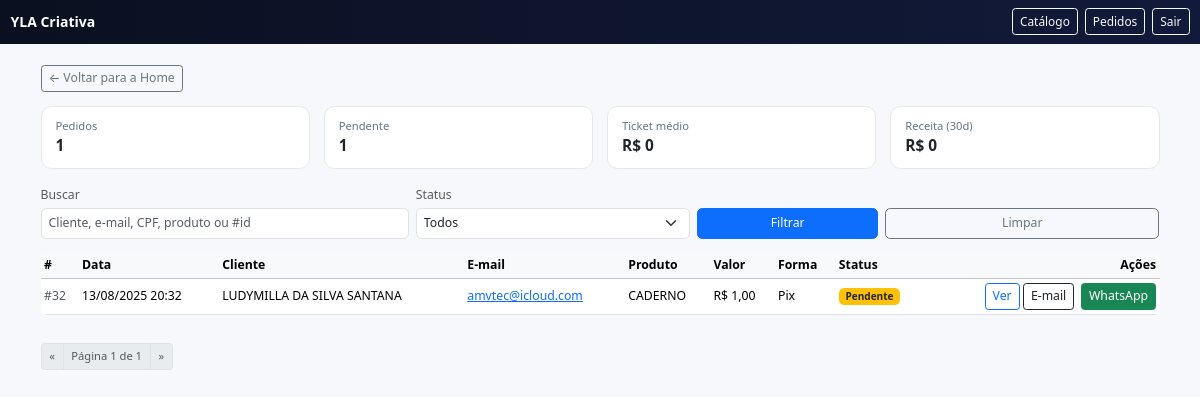
/pedidos/ (signed in), run on an earlier commit of the app's database.
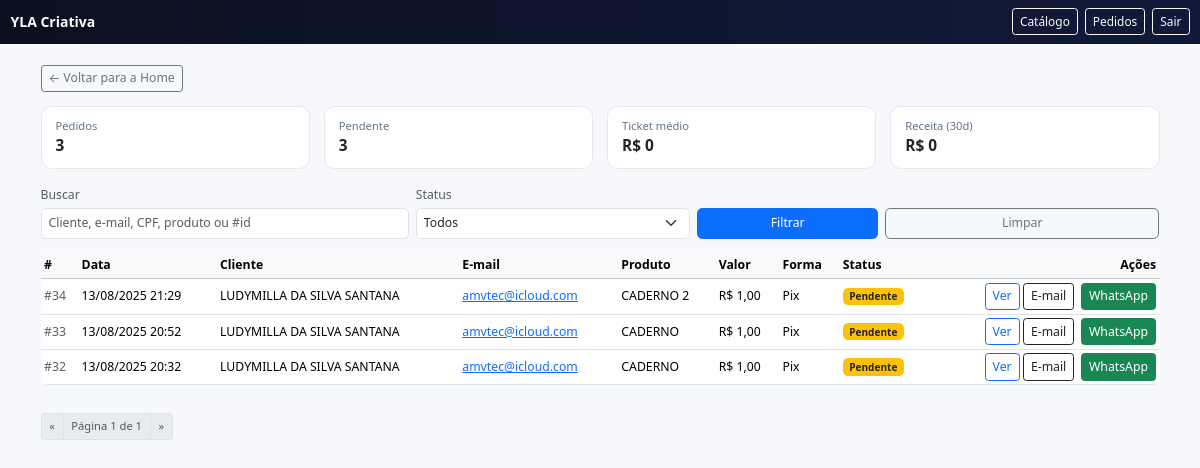
And on a later commit of the database.
### vendas/models.py (models this page shows, shortened)
class Order(models.Model):
    STATUS = [
        ("pending", "Pendente"),
        ("paid", "Pago"),
        ("cancelled", "Cancelado"),
    ]
    PAYMENT_TYPE = [
        ("pix", "Pix"),
        ("card", "Cartão"),
    ]
    product = models.ForeignKey('Product', on_delete=models.PROTECT, related_name="orders")
    customer = models.ForeignKey('Customer', on_delete=models.PROTECT, related_name="orders")
    amount = models.DecimalField("Valor", max_digits=10, decimal_places=2)
    status = models.CharField("Status", max_length=10, choices=STATUS, default="pending", db_index=True)
    payment_type = models.CharField("Forma de pagamento", max_length=10, choices=PAYMENT_TYPE, default="pix", db_index=True)
    created_at = models.DateTimeField(auto_now_add=True)
    expires_at = models.DateTimeField("Expira em", default=default_order_expiry)
    gateway = models.CharField(max_length=40, default="mercadopago")
    preference_id = models.CharField(max_length=120, blank=True)
    external_ref = models.CharField(max_length=120, blank=True, help_text="Ex: order-<id>")
    payment_id = models.CharField("MP Payment ID", max_length=64, blank=True, null=True, unique=True)
    pix_qr_code = models.TextField("Pix copia-e-cola", blank=True)
    pix_qr_base64 = models.TextField("QR base64", blank=True)
    pix_ticket_url = models.URLField("Ticket URL", blank=True)
    installments = models.PositiveIntegerField("Parcelas", default=1)
    card_brand = models.CharField("Bandeira", max_length=20, blank=True)
    card_last4 = models.CharField("Final", max_length=4, blank=True)
    card_holder = models.CharField("Titular", max_length=120, blank=True)
    class Meta:
        ordering = ["-created_at"]
        indexes = [
            models.Index(fields=["status"]),
            models.Index(fields=["payment_type"]),
            models.Index(fields=["created_at"]),
            models.Index(fields=["product", "status"]),
        ]

class Customer(models.Model):
    full_name = models.CharField("Nome completo", max_length=160)
    cpf = models.CharField("CPF", max_length=14, unique=True)  # salvo formatado 000.000.000-00
    email = models.EmailField("E-mail")
    phone = models.CharField("Telefone/WhatsApp", max_length=30, blank=True)  # salvo em E.164 (+55...)
    created_at = models.DateTimeField(auto_now_add=True)
    class Meta:
        ordering = ["-created_at"]

class Product(models.Model):
    title = models.CharField("Título", max_length=160)
    slug = models.SlugField(unique=True, max_length=180, editable=False)
    checkout_token = models.UUIDField(default=uuid.uuid4, editable=False, unique=True)
    description = models.TextField("Descrição", blank=True)
    image = models.ImageField(
        "Imagem",
        upload_to="produtos/imagens/",
        blank=True, null=True,
        **IMAGE_STORAGE_KW,
    )
    video_url = models.URLField("Vídeo (URL)", blank=True)
    digital_file = models.FileField(
        "Arquivo digital",
        upload_to="produtos/arquivos/",
        blank=True, null=True,
        **RAW_STORAGE_KW,
    )
    price = models.DecimalField("Preço (R$)", max_digits=10, decimal_places=2)
    promo_active = models.BooleanField("Promoção ativa?", default=False)
    promo_price = models.DecimalField(
        "Preço promocional (R$)", max_digits=10, decimal_places=2, blank=True, null=True
    )
    active = models.BooleanField("Ativo", default=True)
    created_at = models.DateTimeField(auto_now_add=True)
    class Meta:
        ordering = ["-created_at"]

### vendas/views.py (the view, shortened to what this page needs)
# urls.py: path("pedidos/", views.orders_list, name="orders_list"),
@staff_member_required
def orders_list(request):
    qs = (
        Order.objects
        .select_related("product", "customer")
        .order_by("-created_at")
    )
    status = (request.GET.get("status") or "").lower()
    if status in {"pending", "paid", "cancelled"}:
        qs = qs.filter(status=status)
    q = (request.GET.get("q") or "").strip()
    paginator = Paginator(qs, 20)
    page_obj = paginator.get_page(request.GET.get("page"))
    last_30 = timezone.now() - timedelta(days=30)
    receita_30 = (
        Order.objects.filter(status="paid", created_at__gte=last_30)
        .aggregate(total=Coalesce(Sum("amount"), Value(0, output_field=DecimalField(max_digits=12, decimal_places=2))))
        .get("total") or Decimal("0")
    )
    paid_agg = (
        Order.objects.filter(status="paid")
        .aggregate(
            total=Coalesce(Sum("amount"), Value(0, output_field=DecimalField(max_digits=12, decimal_places=2))),
            qtd=Coalesce(Count("id"), Value(0))
        )
    )
    ticket_medio = Decimal("0")
    if paid_agg["qtd"]:
        ticket_medio = (paid_agg["total"] / Decimal(paid_agg["qtd"])).quantize(Decimal("0.01"))
    counts = {
        "todos": Order.objects.count(),
        "pending": Order.objects.filter(status="pending").count(),
        "paid": Order.objects.filter(status="paid").count(),
        "cancelled": Order.objects.filter(status="cancelled").count(),
    }
    ctx = {
        "orders": page_obj,
        "page_obj": page_obj,
        "q": q,
        "status": status,
        "counts": counts,
        "receita_30": receita_30,
        "ticket_medio": ticket_medio,
    }
    return render(request, "vendas/orders_list.html", ctx)

### vendas/context_processors.py (called while the page is built)
def company(request):
    c = Company.objects.filter(active=True).order_by("-created_at").first()
    return {"company": c}

### vendas/templates/vendas/orders_list.html (shortened to what the changed rows need)
<!doctype html>
<html lang="pt-br">
<head>
  <link href="https://cdn.jsdelivr.net/npm/bootstrap@5.3.3/dist/css/bootstrap.min.css" rel="stylesheet" />
</head>
<body>
<main class="container py-4">
  <div class="row g-3 mb-3">
    <div class="col-6 col-md-3">
      <div class="kpi">
        <div class="small">Pedidos</div>
        <div class="val">{{ counts.todos }}</div>
      </div>
    </div>
    <div class="col-6 col-md-3">
      <div class="kpi">
        <div class="small">Pendente</div>
        <div class="val">{{ counts.pending }}</div>
      </div>
    </div>
  </div>
  {% if orders %}
    <div class="table-responsive">
      <table class="table table-sm table-hover bg-white rounded-3 overflow-hidden align-middle">
        <thead class="table-light">
          <tr>
            <th>#</th>
            <th>Data</th>
            <th>Cliente</th>
            <th>E-mail</th>
            <th>Produto</th>
            <th>Valor</th>
            <th>Forma</th>
            <th>Status</th>
            <th class="text-end">Ações</th>
          </tr>
        </thead>
        <tbody>
          {% for o in orders %}
            <tr>
              <td class="text-muted">#{{ o.id }}</td>
              <td>{{ o.created_at|date:"d/m/Y H:i" }}</td>
              <td>{{ o.customer.full_name }}</td>
              <td><a href="mailto:{{ o.customer.email }}">{{ o.customer.email }}</a></td>
              <td class="text-truncate" style="max-width:240px;">{{ o.product.title }}</td>
              <td>R$ {{ o.amount }}</td>
              <td>{{ o.get_payment_type_display }}</td>
              <td>
                {% if o.status == 'paid' %}
                  <span class="badge bg-success">Pago</span>
                {% elif o.status == 'pending' %}
                  <span class="badge bg-warning text-dark">Pendente</span>
                {% else %}
                  <span class="badge bg-secondary">Cancelado</span>
                {% endif %}
              </td>
              <td class="text-end">
                {% if o.payment_type == 'pix' %}
                  <a class="btn btn-sm btn-outline-primary" href="{% url 'payment_pending' o.id %}">Ver</a>
                {% else %}
                  <a class="btn btn-sm btn-outline-primary" href="{% url 'pay_card' o.id %}">Checkout</a>
                {% endif %}
                <form action="{% url 'order_send_reminder' o.id %}" method="post" class="d-inline">
                  <button class="btn btn-sm btn-outline-dark" {% if o.status != 'pending' %}disabled{% endif %}>
                    E-mail
                  </button>
                </form>
                {% if o.customer.phone %}
                  <a
                    class="btn btn-sm btn-success ms-1 btn-wa"
                    target="_blank" rel="noopener"
                    data-phone="{{ o.customer.phone }}"
                    data-name="{{ o.customer.full_name|default:'' }}"
                    data-order="{{ o.id }}"
                    data-link="{% if o.payment_type == 'pix' %}{% url 'payment_pending' o.id %}{% else %}{% url 'pay_card' o.id %}{% endif %}">
                    WhatsApp
                  </a>
                {% endif %}
              </td>
            </tr>
          {% endfor %}
        </tbody>
      </table>
    </div>
  {% else %}
    <div class="alert alert-info small">Nenhum pedido encontrado.</div>
  {% endif %}
</main>
</body>
</html>

What changed in the data, as far as the page shows it:
added Order: id "34", created_at "13/08/2025 21:29", customer.full_name "LUDYMILLA DA SILVA SANTANA", customer.email "amvtec@icloud.com", product "CADERNO 2", amount "1,00", payment_type "Pix", status "Pendente", shows "Ver"
added Order: id "33", created_at "13/08/2025 20:52", customer.full_name "LUDYMILLA DA SILVA SANTANA", customer.email "amvtec@icloud.com", product "CADERNO", amount "1,00", payment_type "Pix", status "Pendente", shows "Ver"
Also different on the page:
{{ counts.todos }}: "1" → "3"
{{ counts.pending }}: "1" → "3"
